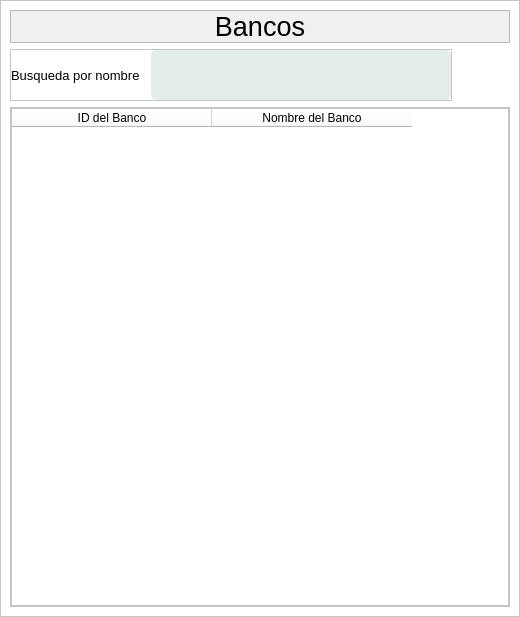
<?xml version="1.0" encoding="UTF-8"?>
<ui version="4.0">
 <class>Banco</class>
 <widget class="QMainWindow" name="Banco">
  <property name="geometry">
   <rect>
    <x>0</x>
    <y>0</y>
    <width>520</width>
    <height>617</height>
   </rect>
  </property>
  <property name="windowTitle">
   <string>MainWindow</string>
  </property>
  <property name="styleSheet">
   <string notr="true">*{
	background-color: rgb(255, 255, 255);
}</string>
  </property>
  <widget class="QWidget" name="centralwidget">
   <layout class="QVBoxLayout" name="verticalLayout">
    <property name="spacing">
     <number>0</number>
    </property>
    <property name="leftMargin">
     <number>0</number>
    </property>
    <property name="topMargin">
     <number>0</number>
    </property>
    <property name="rightMargin">
     <number>0</number>
    </property>
    <property name="bottomMargin">
     <number>0</number>
    </property>
    <item>
     <widget class="QFrame" name="frame">
      <property name="frameShape">
       <enum>QFrame::StyledPanel</enum>
      </property>
      <property name="frameShadow">
       <enum>QFrame::Raised</enum>
      </property>
      <layout class="QVBoxLayout" name="verticalLayout_2">
       <item alignment="Qt::AlignTop">
        <widget class="QFrame" name="frame_3">
         <property name="styleSheet">
          <string notr="true">*{
	background-color: rgb(240, 240, 240);
}
</string>
         </property>
         <property name="frameShape">
          <enum>QFrame::StyledPanel</enum>
         </property>
         <property name="frameShadow">
          <enum>QFrame::Raised</enum>
         </property>
         <layout class="QHBoxLayout" name="horizontalLayout">
          <property name="spacing">
           <number>0</number>
          </property>
          <property name="leftMargin">
           <number>0</number>
          </property>
          <property name="topMargin">
           <number>0</number>
          </property>
          <property name="rightMargin">
           <number>0</number>
          </property>
          <property name="bottomMargin">
           <number>0</number>
          </property>
          <item>
           <widget class="QLabel" name="label">
            <property name="font">
             <font>
              <pointsize>20</pointsize>
             </font>
            </property>
            <property name="text">
             <string>Bancos</string>
            </property>
            <property name="alignment">
             <set>Qt::AlignCenter</set>
            </property>
           </widget>
          </item>
         </layout>
        </widget>
       </item>
       <item alignment="Qt::AlignLeft|Qt::AlignTop">
        <widget class="QFrame" name="frame_4">
         <property name="styleSheet">
          <string notr="true">*{
	background-color: rgb(255, 255, 255);
}
QLabel{
	color: rgb(0, 0, 0);
	height: 25;
}

QLineEdit{
	color: rgb(0, 0, 0);
	background-color: rgb(228, 236, 236);
	border-radius: 5px;
	height: 50;	
}

QPushButton{
	border: none;
	border: 15px solid rgb(228, 236, 236);
	border-radius: 10px;
	color: rgb(0, 0, 0);
	background-color: rgb(228, 236, 236);
	text-align: center;

}</string>
         </property>
         <property name="frameShape">
          <enum>QFrame::StyledPanel</enum>
         </property>
         <property name="frameShadow">
          <enum>QFrame::Raised</enum>
         </property>
         <layout class="QHBoxLayout" name="horizontalLayout_2">
          <property name="spacing">
           <number>11</number>
          </property>
          <property name="leftMargin">
           <number>0</number>
          </property>
          <property name="topMargin">
           <number>0</number>
          </property>
          <property name="rightMargin">
           <number>0</number>
          </property>
          <property name="bottomMargin">
           <number>0</number>
          </property>
          <item>
           <widget class="QLabel" name="label_3">
            <property name="font">
             <font>
              <family>Segoe UI</family>
              <pointsize>10</pointsize>
             </font>
            </property>
            <property name="text">
             <string>Busqueda por nombre</string>
            </property>
           </widget>
          </item>
          <item>
           <widget class="QLineEdit" name="busnombre">
            <property name="minimumSize">
             <size>
              <width>300</width>
              <height>0</height>
             </size>
            </property>
            <property name="maximumSize">
             <size>
              <width>300</width>
              <height>16777215</height>
             </size>
            </property>
           </widget>
          </item>
         </layout>
        </widget>
       </item>
       <item>
        <widget class="QFrame" name="frame_2">
         <property name="sizePolicy">
          <sizepolicy hsizetype="Preferred" vsizetype="Expanding">
           <horstretch>0</horstretch>
           <verstretch>0</verstretch>
          </sizepolicy>
         </property>
         <property name="font">
          <font>
           <family>MS Shell Dlg 2</family>
          </font>
         </property>
         <property name="styleSheet">
          <string notr="true">*{
	background-color: rgb(255, 255, 255);
}
QLabel{
	color: rgb(0, 0, 0);
	height: 25;
}

QLineEdit{
	color: rgb(0, 0, 0);
	background-color: rgb(228, 236, 236);
	border-radius: 5px;
	height: 50;	
}

QPushButton{
	border: none;
	border: 15px solid rgb(228, 236, 236);
	border-radius: 10px;
	color: rgb(0, 0, 0);
	background-color: rgb(228, 236, 236);
	text-align: center;

}</string>
         </property>
         <property name="frameShape">
          <enum>QFrame::StyledPanel</enum>
         </property>
         <property name="frameShadow">
          <enum>QFrame::Raised</enum>
         </property>
         <layout class="QVBoxLayout" name="verticalLayout_3">
          <property name="spacing">
           <number>0</number>
          </property>
          <property name="leftMargin">
           <number>0</number>
          </property>
          <property name="topMargin">
           <number>0</number>
          </property>
          <property name="rightMargin">
           <number>0</number>
          </property>
          <property name="bottomMargin">
           <number>0</number>
          </property>
          <item>
           <widget class="QTableWidget" name="tablabanco">
            <property name="editTriggers">
             <set>QAbstractItemView::NoEditTriggers</set>
            </property>
            <property name="dragDropOverwriteMode">
             <bool>true</bool>
            </property>
            <property name="alternatingRowColors">
             <bool>true</bool>
            </property>
            <property name="verticalScrollMode">
             <enum>QAbstractItemView::ScrollPerPixel</enum>
            </property>
            <property name="horizontalScrollMode">
             <enum>QAbstractItemView::ScrollPerPixel</enum>
            </property>
            <property name="gridStyle">
             <enum>Qt::SolidLine</enum>
            </property>
            <attribute name="horizontalHeaderDefaultSectionSize">
             <number>200</number>
            </attribute>
            <column>
             <property name="text">
              <string>ID del Banco</string>
             </property>
            </column>
            <column>
             <property name="text">
              <string>Nombre del Banco</string>
             </property>
            </column>
           </widget>
          </item>
         </layout>
        </widget>
       </item>
      </layout>
     </widget>
    </item>
   </layout>
  </widget>
 </widget>
 <resources/>
 <connections/>
</ui>
